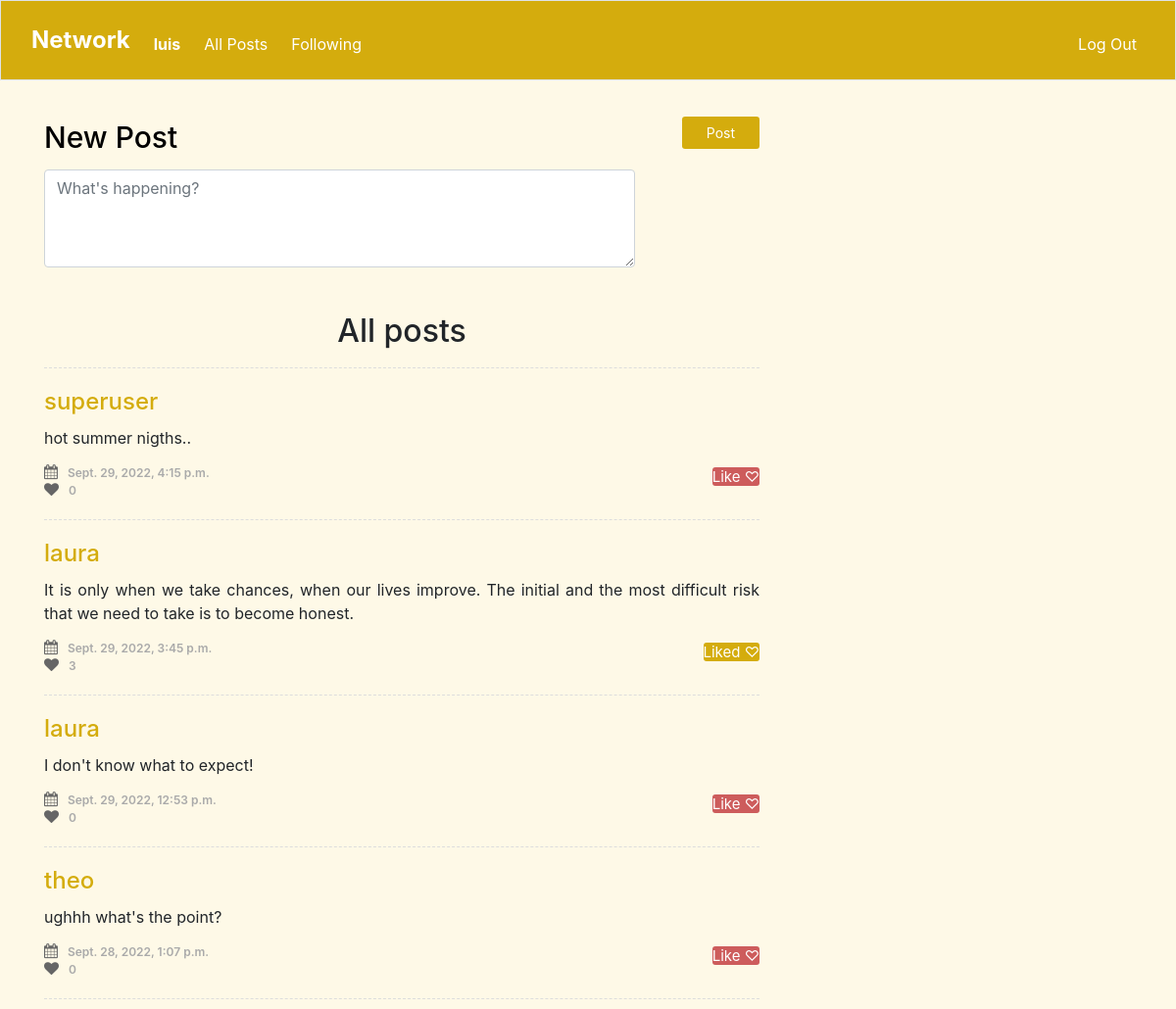
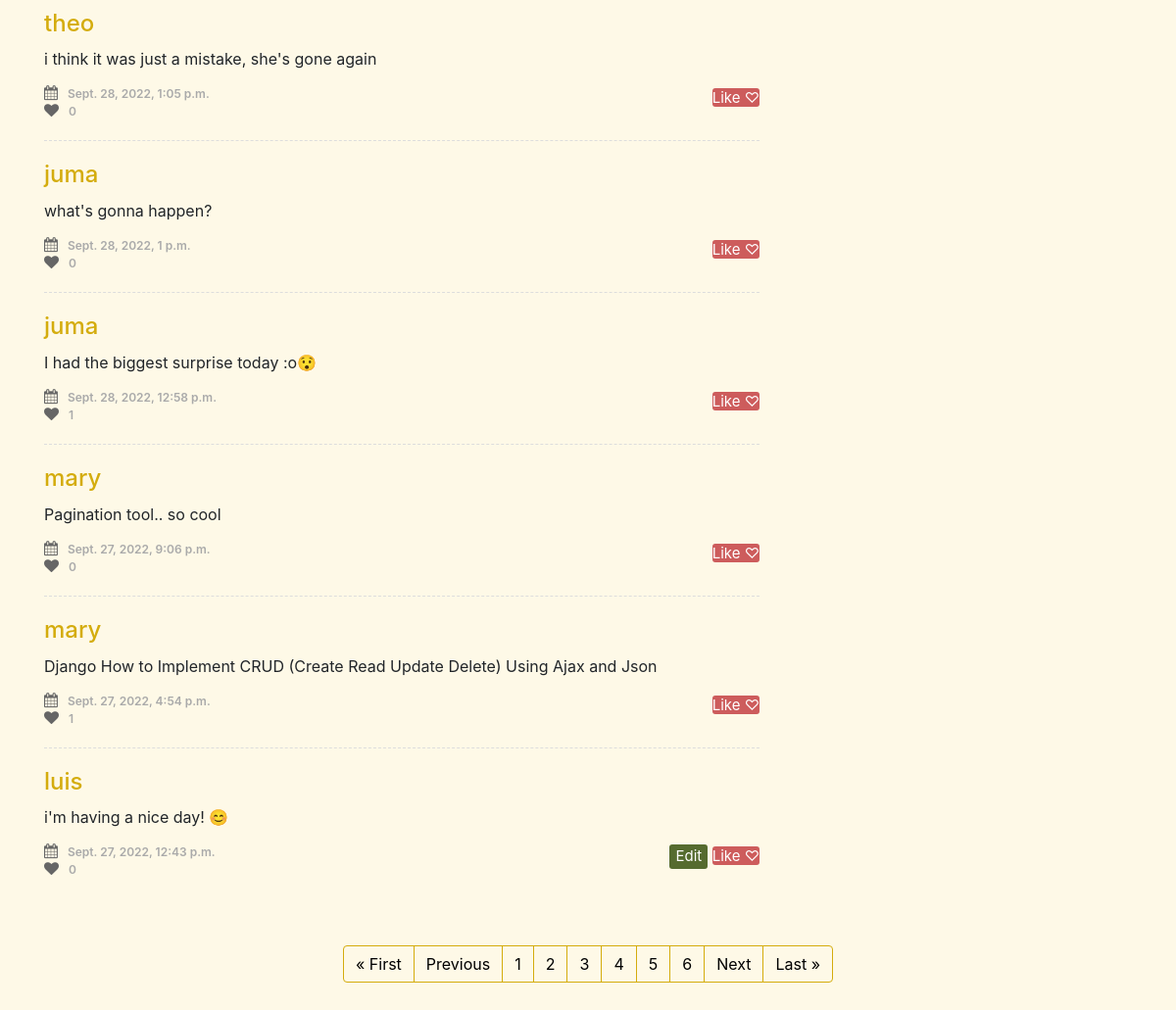
The page /all?page=2 (signed in) on the database its author committed (2 pictures, top to bottom).
### network/models.py (models this page shows, shortened)
class User(AbstractUser):
    pass

class Posts(models.Model):
    id = models.IntegerField(primary_key=True, editable=False)
    data = models.DateTimeField(default=datetime.datetime.now)
    texto = models.CharField(max_length=900)
    dono = models.ForeignKey(User, on_delete=models.CASCADE, related_name="user_postou")
    likes = models.ManyToManyField(User, related_name="like", default=None, blank=True)
    like_count = models.BigIntegerField(default="0")

### network/views.py (the view, shortened to what this page needs)
# urls.py: path("all", views.all, name="all"),
@login_required(login_url="/login")  # redirect when user is not logged in
def all(request):
    contents = Posts.objects.all()
    already_liked = []
    id = request.user.id
    for content in contents:
        if content.likes.filter(id=id).exists():
            already_liked.append(content.id)
    data = (
        Posts.objects.values(
            "texto", "data", "dono_id__username", "dono__id", "like_count", "id"
        )
        .order_by("-data")
        .distinct()
    )
    p = Paginator(data, 10)
    page = request.GET.get("page")
    todas = p.get_page(page)
    nums = " " * todas.paginator.num_pages
    return render(
        request,
        "network/index.html",
        {"posts": data, "already_liked": already_liked, "todas": todas, "nums": nums, "title":"All posts"},
    )

### network/templates/network/index.html (shortened to what this page needs)
{% extends "network/layout.html" %}
{% block body %}
    <section class="content-item" id="comments">
        <div class="container">
            <div class="row">
                <div class="col-sm-8">
                    {% include 'network/formulario.html' %}
                    <h2 style="padding-top:0px;">{{title}}</h2>
                    {% for post in todas %}
                        <div class="media">
                            <div class="media-body">
                                <h4><a href="{% url 'profile' post.dono__id %}">{{post.dono_id__username}}</a></h4>
                                <p class="texto">{{post.texto}}</p>
                                <ul class="list-unstyled list-inline media-detail pull-left">
                                    <li><i class="fa fa-calendar"></i>{{post.data}}</li>
                                    <li><i class="fa fa-heart"></i><span id="like_count" class="{{post.id}}" value="{{post.like_count}}">{{post.like_count}}</span></li>
                                </ul>
                                {% if user.is_authenticated %}
                                <ul class="list-unstyled list-inline media-detail pull-right">
                                    {% if post.dono_id__username == user.username %}
                                        <button class="btn-secondary2 edit-review" id="edit"><a href="{% url 'edit' post.id %}" style="text-decoration:none; color:white;">Edit</a></button>
                                    {% endif %}
                                    {% if post.id in already_liked %}
                                        <a name="{{post.id}}" class="btn-secondary like-review" id="co" style="background-color:#D4AC0D;">Liked ♡</a>
                                    {% else %}
                                        <a name="{{post.id}}" class="btn-secondary like-review" id="co">Like ♡ </a>
                                    {% endif %}
                                </ul>
                                {% endif %}
                            </div>
                        </div>
                    {% endfor %}
                </div>
            </div>
            <br><br>
        </div>
        <nav aria-label="Page navigation example">
            <ul class="pagination justify-content-center">
          {% if todas.has_previous %}
              <li class="page-item"><a class="page-link" href="?page=1" style="background-color:#FEF9E7; color:black; border-color:#D4AC0D;">&laquo First</a></li>
              <li class="page-item"><a class="page-link" href="?page={{ todas.previous_page_number }}" style="background-color:#FEF9E7; color:black; border-color:#D4AC0D;">Previous</a></li>
          {% endif %}
          {% for i in nums %}
              <li class="page-item"><a class="page-link" href="?page={{ forloop.counter }}" style="background-color:#FEF9E7; color:black; border-color:#D4AC0D;">{{ forloop.counter }}</a></li>
          {% endfor %}
          {% if todas.has_next %}
              <li class="page-item"><a class="page-link" href="?page={{ todas.next_page_number }}" style="background-color:#FEF9E7; color:black; border-color:#D4AC0D;">Next</a></li>
              <li class="page-item"><a class="page-link" href="?page={{ todas.paginator.num_pages }}" style="background-color:#FEF9E7; color:black; border-color:#D4AC0D;">Last &raquo</a></li>
          {% endif %}
           </ul>
          </nav>
          <br/>
    </section>
{% endblock %}

### network/templates/network/layout.html (shortened to what this page needs)
{% load static %}
<!DOCTYPE html>
<html lang="en">
    <head>
        <link rel="stylesheet" href="https://stackpath.bootstrapcdn.com/bootstrap/4.4.1/css/bootstrap.min.css">
        <link href="{% static 'network/styles.css' %}" rel="stylesheet">
        <link rel="stylesheet" href="https://stackpath.bootstrapcdn.com/bootstrap/4.5.0/css/bootstrap.min.css">
        <link rel="stylesheet" href="https://maxcdn.bootstrapcdn.com/font-awesome/4.7.0/css/font-awesome.min.css">
    </head>
    <body style="background-color: #FEF9E7; padding: 0px;">
        <nav class="border navbar navbar-expand-md navbar-light sticky-top" style="background-color:#D4AC0D;">
            <div class="container-fluid">
                <a class="navbar-brand" href="{% url 'index' %}"><span class="logo" style="color:#fff; font-size:120%">
                    <b>Network</b></span>
                </a>
            <div class="collapse navbar-collapse" id="navbar">
                {% if user.is_authenticated %}
                <ul class="navbar-nav me-auto mt-2">
                    <li class="nav-item"><a class="nav-link" href="{% url 'profile' user.id %}" style="color:white;"><strong>{{ user.username }}</strong></a></li>
                </ul>
                {% endif %}
                <ul class="navbar-nav me-auto mt-2">
                    <li class="nav-link"><a class="nav-link" href="{% url 'all' %}" style="color:white;">All Posts</a></li>
                </ul>
                {% if user.is_authenticated %}
                    <ul class="navbar-nav me-auto mt-2">
                        <li class="nav-item"><a class="nav-link" href="{% url 'following' %}" style="color:white;">Following</a></li>
                    </ul>
                    <ul class="navbar-nav ml-auto mt-2">
                        <li class="nav-item"><a class="nav-link" href="{% url 'logout' %}" style="color:white;">Log Out</a></li>
                    </ul>
                {% else %}
                    <ul class="navbar-nav ml-auto mt-2">
                        <li class="nav-item"><a class="nav-link" href="{% url 'register' %}" style="color:white;">Register</a></li>
                        <li class="nav-item"><a class="nav-link" href="{% url 'login' %}" style="color:white;">Log In</a></li>
                    </ul>
                {% endif %}
                </div>
            </div>
          </nav>
        <div class="body">
            {% block body %}
            {% endblock %}
        </div>
    </body>
</html>

### network/templates/network/layout.html (style rules this page uses)
h2 { text-align:center; padding-top:10px; padding-bottom:10px; }

### network/templates/network/index.html (style rules this page uses)
.content-item { padding:30px 0; }
#comments .media { border-top:1px dashed #DDDDDD; padding:20px 0; margin:0; }
#comments .media h4 { margin:0 0 10px; }
#comments .media h4 a { color:#D4AC0D; }
#comments .media p { margin-bottom:15px; text-align:justify; }
#comments .media-detail { margin:0; }
#comments .media-detail li { color:#AAAAAA; font-size:12px; padding-right: 10px; font-weight:600; }
#comments .media-detail .btn-secondary { text-align: center; background: #CD5C5C; border-radius: 3px; font-size: 15px; cursor: pointer; border: none; outline: none; color: white; text-decoration: none; -webkit-transition: 0.3s ease; transition: 0.3s ease; }
#comments .media-detail .btn-secondary2 { text-align: center; background: #556B2F; border-radius: 3px; font-size: 15px; cursor: pointer; border: none; outline: none; color: white; text-decoration: none; -webkit-transition: 0.3s ease; transition: 0.3s ease; }
#comments .media-detail li:last-child { padding-right:0; }
#comments .media-detail li i { color:#666666; font-size:15px; margin-right:10px; }

### rows shown on the page
User: username "luis"
Posts: dono_id__username "superuser", texto "hot summer nigths..", data "Sept. 29, 2022, 4:15 p.m.", like_count "0"
Posts: dono_id__username "laura", texto "It is only when we take chances, when our lives improve. The initial and the most difficult risk that we need to take is to become honest.", data "Sept. 29, 2022, 3:45 p.m.", like_count "3"
Posts: dono_id__username "laura", texto "I don't know what to expect!", data "Sept. 29, 2022, 12:53 p.m.", like_count "0"
Posts: dono_id__username "theo", texto "ughhh what's the point?", data "Sept. 28, 2022, 1:07 p.m.", like_count "0"
Posts: dono_id__username "theo", texto "i think it was just a mistake, she's gone again", data "Sept. 28, 2022, 1:05 p.m.", like_count "0"
Posts: dono_id__username "juma", texto "what's gonna happen?", data "Sept. 28, 2022, 1 p.m.", like_count "0"
Posts: dono_id__username "juma", texto "I had the biggest surprise today :o😯", data "Sept. 28, 2022, 12:58 p.m.", like_count "1"
Posts: dono_id__username "mary", texto "Pagination tool.. so cool", data "Sept. 27, 2022, 9:06 p.m.", like_count "0"
Posts: dono_id__username "mary", texto "Django How to Implement CRUD (Create Read Update Delete) Using Ajax and Json", data "Sept. 27, 2022, 4:54 p.m.", like_count "1"
Posts: dono_id__username "luis", texto "i'm having a nice day! 😊", data "Sept. 27, 2022, 12:43 p.m.", like_count "0", shows "Edit"

### other values the page prints
{{ title }} "All posts"
